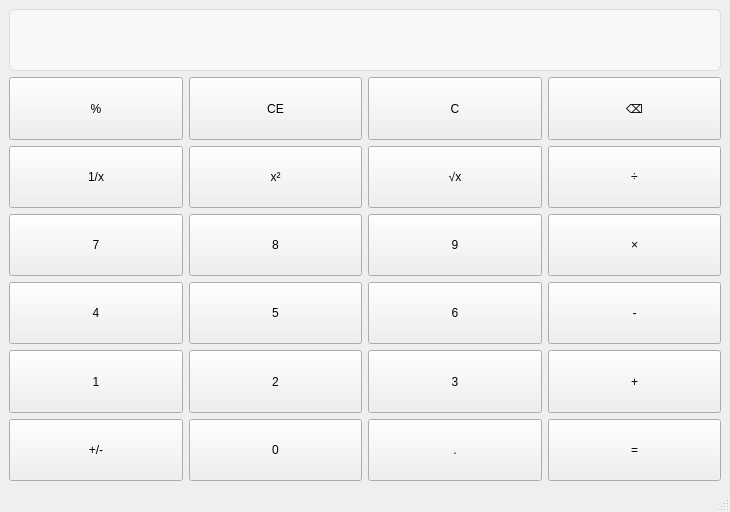
<?xml version="1.0" encoding="UTF-8"?>
<ui version="4.0">
 <class>MainWindow</class>
 <widget class="QMainWindow" name="MainWindow">
  <property name="geometry">
   <rect>
    <x>0</x>
    <y>0</y>
    <width>730</width>
    <height>512</height>
   </rect>
  </property>
  <property name="windowTitle">
   <string>MainWindow</string>
  </property>
  <widget class="QWidget" name="centralwidget">
   <layout class="QVBoxLayout" name="verticalLayout">
    <item>
     <layout class="QGridLayout" name="gridLayout">
      <item row="4" column="1">
       <widget class="QPushButton" name="btn_5">
        <property name="sizePolicy">
         <sizepolicy hsizetype="Minimum" vsizetype="Minimum">
          <horstretch>0</horstretch>
          <verstretch>0</verstretch>
         </sizepolicy>
        </property>
        <property name="text">
         <string>5</string>
        </property>
       </widget>
      </item>
      <item row="5" column="0">
       <widget class="QPushButton" name="btn_1">
        <property name="sizePolicy">
         <sizepolicy hsizetype="Minimum" vsizetype="Minimum">
          <horstretch>0</horstretch>
          <verstretch>0</verstretch>
         </sizepolicy>
        </property>
        <property name="text">
         <string>1</string>
        </property>
       </widget>
      </item>
      <item row="1" column="2">
       <widget class="QPushButton" name="btn_clear">
        <property name="sizePolicy">
         <sizepolicy hsizetype="Minimum" vsizetype="Minimum">
          <horstretch>0</horstretch>
          <verstretch>0</verstretch>
         </sizepolicy>
        </property>
        <property name="text">
         <string>C</string>
        </property>
       </widget>
      </item>
      <item row="1" column="1">
       <widget class="QPushButton" name="btn_ce">
        <property name="sizePolicy">
         <sizepolicy hsizetype="Minimum" vsizetype="Minimum">
          <horstretch>0</horstretch>
          <verstretch>0</verstretch>
         </sizepolicy>
        </property>
        <property name="text">
         <string>CE</string>
        </property>
       </widget>
      </item>
      <item row="4" column="3">
       <widget class="QPushButton" name="btn_sub">
        <property name="sizePolicy">
         <sizepolicy hsizetype="Minimum" vsizetype="Minimum">
          <horstretch>0</horstretch>
          <verstretch>0</verstretch>
         </sizepolicy>
        </property>
        <property name="text">
         <string>-</string>
        </property>
       </widget>
      </item>
      <item row="5" column="3">
       <widget class="QPushButton" name="btn_add">
        <property name="sizePolicy">
         <sizepolicy hsizetype="Minimum" vsizetype="Minimum">
          <horstretch>0</horstretch>
          <verstretch>0</verstretch>
         </sizepolicy>
        </property>
        <property name="text">
         <string>+</string>
        </property>
       </widget>
      </item>
      <item row="5" column="1">
       <widget class="QPushButton" name="btn_2">
        <property name="sizePolicy">
         <sizepolicy hsizetype="Minimum" vsizetype="Minimum">
          <horstretch>0</horstretch>
          <verstretch>0</verstretch>
         </sizepolicy>
        </property>
        <property name="text">
         <string>2</string>
        </property>
       </widget>
      </item>
      <item row="6" column="2">
       <widget class="QPushButton" name="btn_dot">
        <property name="sizePolicy">
         <sizepolicy hsizetype="Minimum" vsizetype="Minimum">
          <horstretch>0</horstretch>
          <verstretch>0</verstretch>
         </sizepolicy>
        </property>
        <property name="text">
         <string>.</string>
        </property>
       </widget>
      </item>
      <item row="6" column="1">
       <widget class="QPushButton" name="btn_0">
        <property name="sizePolicy">
         <sizepolicy hsizetype="Minimum" vsizetype="Minimum">
          <horstretch>0</horstretch>
          <verstretch>0</verstretch>
         </sizepolicy>
        </property>
        <property name="text">
         <string>0</string>
        </property>
       </widget>
      </item>
      <item row="4" column="0">
       <widget class="QPushButton" name="btn_4">
        <property name="sizePolicy">
         <sizepolicy hsizetype="Minimum" vsizetype="Minimum">
          <horstretch>0</horstretch>
          <verstretch>0</verstretch>
         </sizepolicy>
        </property>
        <property name="text">
         <string>4</string>
        </property>
       </widget>
      </item>
      <item row="3" column="0">
       <widget class="QPushButton" name="btn_7">
        <property name="sizePolicy">
         <sizepolicy hsizetype="Minimum" vsizetype="Minimum">
          <horstretch>0</horstretch>
          <verstretch>0</verstretch>
         </sizepolicy>
        </property>
        <property name="text">
         <string>7</string>
        </property>
       </widget>
      </item>
      <item row="2" column="0">
       <widget class="QPushButton" name="btn_reciprocal">
        <property name="sizePolicy">
         <sizepolicy hsizetype="Minimum" vsizetype="Minimum">
          <horstretch>0</horstretch>
          <verstretch>0</verstretch>
         </sizepolicy>
        </property>
        <property name="text">
         <string>1/x</string>
        </property>
       </widget>
      </item>
      <item row="2" column="3">
       <widget class="QPushButton" name="btn_div">
        <property name="sizePolicy">
         <sizepolicy hsizetype="Minimum" vsizetype="Minimum">
          <horstretch>0</horstretch>
          <verstretch>0</verstretch>
         </sizepolicy>
        </property>
        <property name="text">
         <string>÷</string>
        </property>
       </widget>
      </item>
      <item row="3" column="1">
       <widget class="QPushButton" name="btn_8">
        <property name="sizePolicy">
         <sizepolicy hsizetype="Minimum" vsizetype="Minimum">
          <horstretch>0</horstretch>
          <verstretch>0</verstretch>
         </sizepolicy>
        </property>
        <property name="text">
         <string>8</string>
        </property>
       </widget>
      </item>
      <item row="2" column="2">
       <widget class="QPushButton" name="btn_sqrt">
        <property name="sizePolicy">
         <sizepolicy hsizetype="Minimum" vsizetype="Minimum">
          <horstretch>0</horstretch>
          <verstretch>0</verstretch>
         </sizepolicy>
        </property>
        <property name="text">
         <string>√x</string>
        </property>
       </widget>
      </item>
      <item row="6" column="0">
       <widget class="QPushButton" name="btn_sign">
        <property name="sizePolicy">
         <sizepolicy hsizetype="Minimum" vsizetype="Minimum">
          <horstretch>0</horstretch>
          <verstretch>0</verstretch>
         </sizepolicy>
        </property>
        <property name="text">
         <string>+/-</string>
        </property>
       </widget>
      </item>
      <item row="1" column="0">
       <widget class="QPushButton" name="btn_percent">
        <property name="sizePolicy">
         <sizepolicy hsizetype="Minimum" vsizetype="Minimum">
          <horstretch>0</horstretch>
          <verstretch>0</verstretch>
         </sizepolicy>
        </property>
        <property name="text">
         <string>%</string>
        </property>
       </widget>
      </item>
      <item row="4" column="2">
       <widget class="QPushButton" name="btn_6">
        <property name="sizePolicy">
         <sizepolicy hsizetype="Minimum" vsizetype="Minimum">
          <horstretch>0</horstretch>
          <verstretch>0</verstretch>
         </sizepolicy>
        </property>
        <property name="text">
         <string>6</string>
        </property>
       </widget>
      </item>
      <item row="1" column="3">
       <widget class="QPushButton" name="btn_back">
        <property name="sizePolicy">
         <sizepolicy hsizetype="Minimum" vsizetype="Minimum">
          <horstretch>0</horstretch>
          <verstretch>0</verstretch>
         </sizepolicy>
        </property>
        <property name="text">
         <string>⌫</string>
        </property>
       </widget>
      </item>
      <item row="2" column="1">
       <widget class="QPushButton" name="btn_square">
        <property name="sizePolicy">
         <sizepolicy hsizetype="Minimum" vsizetype="Minimum">
          <horstretch>0</horstretch>
          <verstretch>0</verstretch>
         </sizepolicy>
        </property>
        <property name="text">
         <string>x²</string>
        </property>
       </widget>
      </item>
      <item row="3" column="3">
       <widget class="QPushButton" name="btn_mul">
        <property name="sizePolicy">
         <sizepolicy hsizetype="Minimum" vsizetype="Minimum">
          <horstretch>0</horstretch>
          <verstretch>0</verstretch>
         </sizepolicy>
        </property>
        <property name="text">
         <string>×</string>
        </property>
       </widget>
      </item>
      <item row="6" column="3">
       <widget class="QPushButton" name="btn_equal">
        <property name="sizePolicy">
         <sizepolicy hsizetype="Minimum" vsizetype="Minimum">
          <horstretch>0</horstretch>
          <verstretch>0</verstretch>
         </sizepolicy>
        </property>
        <property name="text">
         <string>=</string>
        </property>
       </widget>
      </item>
      <item row="3" column="2">
       <widget class="QPushButton" name="btn_9">
        <property name="sizePolicy">
         <sizepolicy hsizetype="Minimum" vsizetype="Minimum">
          <horstretch>0</horstretch>
          <verstretch>0</verstretch>
         </sizepolicy>
        </property>
        <property name="text">
         <string>9</string>
        </property>
       </widget>
      </item>
      <item row="5" column="2">
       <widget class="QPushButton" name="btn_3">
        <property name="sizePolicy">
         <sizepolicy hsizetype="Minimum" vsizetype="Minimum">
          <horstretch>0</horstretch>
          <verstretch>0</verstretch>
         </sizepolicy>
        </property>
        <property name="text">
         <string>3</string>
        </property>
       </widget>
      </item>
      <item row="0" column="0" colspan="4">
       <widget class="QLineEdit" name="displayEdit">
        <property name="sizePolicy">
         <sizepolicy hsizetype="Minimum" vsizetype="Minimum">
          <horstretch>0</horstretch>
          <verstretch>0</verstretch>
         </sizepolicy>
        </property>
        <property name="styleSheet">
         <string notr="true">/* 显示框美化 */
QLineEdit#displayEdit {
    background-color: #f8f8f8;
    border: 1px solid #ddd;
    border-radius: 6px;
    padding: 10px;
    font-size: 28px;
    color: #222;
}

/* 按钮通用样式 */
QPushButton {
    min-height: 48px;
    border-radius: 6px;
    border: 1px solid #d0d0d0;
    background-color: #f0f0f0;
    font-size: 16px;
}
QPushButton:hover { background-color: #e0e0e0; }
QPushButton:pressed { background-color: #c8c8c8; }

/* 运算符和等号高亮 */
QPushButton#btn_add, QPushButton#btn_sub,
QPushButton#btn_mul, QPushButton#btn_div,
QPushButton#btn_equal {
    background-color: #4a90e2;
    color: white;
    border-color: #3a80d2;
}
QPushButton#btn_add:hover, QPushButton#btn_sub:hover,
QPushButton#btn_mul:hover, QPushButton#btn_div:hover,
QPushButton#btn_equal:hover {
    background-color: #5aa0f2;
}</string>
        </property>
        <property name="text">
         <string/>
        </property>
        <property name="alignment">
         <set>Qt::AlignmentFlag::AlignRight|Qt::AlignmentFlag::AlignTrailing|Qt::AlignmentFlag::AlignVCenter</set>
        </property>
        <property name="readOnly">
         <bool>true</bool>
        </property>
       </widget>
      </item>
     </layout>
    </item>
   </layout>
  </widget>
  <widget class="QMenuBar" name="menubar">
   <property name="geometry">
    <rect>
     <x>0</x>
     <y>0</y>
     <width>730</width>
     <height>25</height>
    </rect>
   </property>
  </widget>
  <widget class="QStatusBar" name="statusbar"/>
 </widget>
 <resources/>
 <connections/>
</ui>
